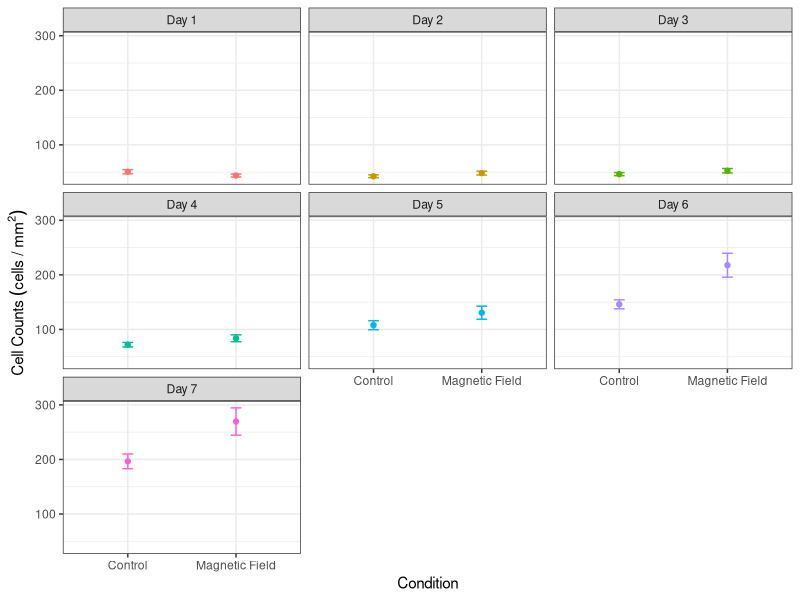
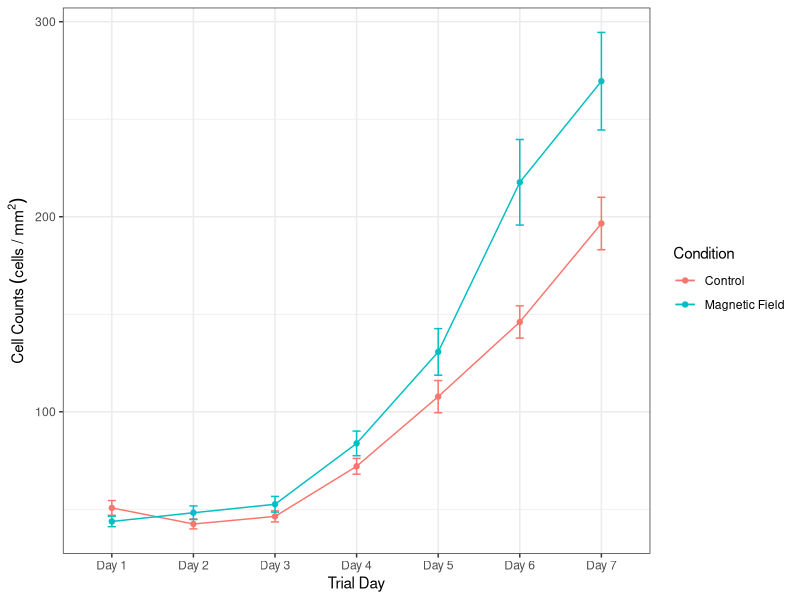

Here is the R script that generated these plots, in order:
## ---- chunk 1
# clear the environment
rm(list = ls())

# import the libraries that we will use
library(ggplot2)
library(dplyr)
library(here)
library(ggfortify)
library(readr)
## ---- chunk 2
counts <- read_csv(here("Data", "CMF_HT22_Cummulative_analysis.csv"))

# take a look at the structure of the data
glimpse(counts)

# recode the counts to be before and after exposure
counts$Condition <- recode(counts$Condition, "B-Field" = 'Magnetic Field')

# relevel the data to put the control first
#counts<- mutate(counts, Condition = relevel(Condition, ref = "Control"))
## ---- chunk 3
# find the means of the cell counts and put them in a new table
mean_counts <- counts %>% 
  filter(!is.na(Date), !is.na(Trial_Day), Condition == "Control" | Condition == "Magnetic Field") %>%
    group_by(Condition,Trial_Day) %>% summarise(
      meancounts = mean(Cell_Count),
      secounts = sd(Cell_Count)/sqrt(sum(!is.na(Cell_Count)))
  
       )
## ---- chunk 4
# create scatterplot with error bars
ggplot(mean_counts, aes(Condition, meancounts, color = Trial_Day))+
     geom_point()+
     geom_line()+
     geom_errorbar(aes(ymin = meancounts - secounts,
                       ymax = meancounts + secounts), width = 0.1)+
    theme_bw()+
    facet_wrap(~Trial_Day)+
    theme(legend.position="none")+
    xlab("Condition")+
    ylab(expression(Cell~Counts~(cells~"/"~mm^2)))
         
## ---- chunk 5
library(scales)
# create scatter plot with error bars
ggplot(mean_counts, aes(Trial_Day, meancounts, color = Condition, group = Condition))+
     geom_point()+
     geom_line()+
     scale_color_manual(values=c('#F8766D','#00BFC4', "dodgerblue"))+
     geom_errorbar(aes(ymin = meancounts - secounts,
                       ymax = meancounts + secounts), width = 0.1)+
    theme_bw()+
    #theme(legend.position="none")+
    xlab("Trial Day")+
    ylab(expression(Cell~Counts~(cells~"/"~mm^2)))
